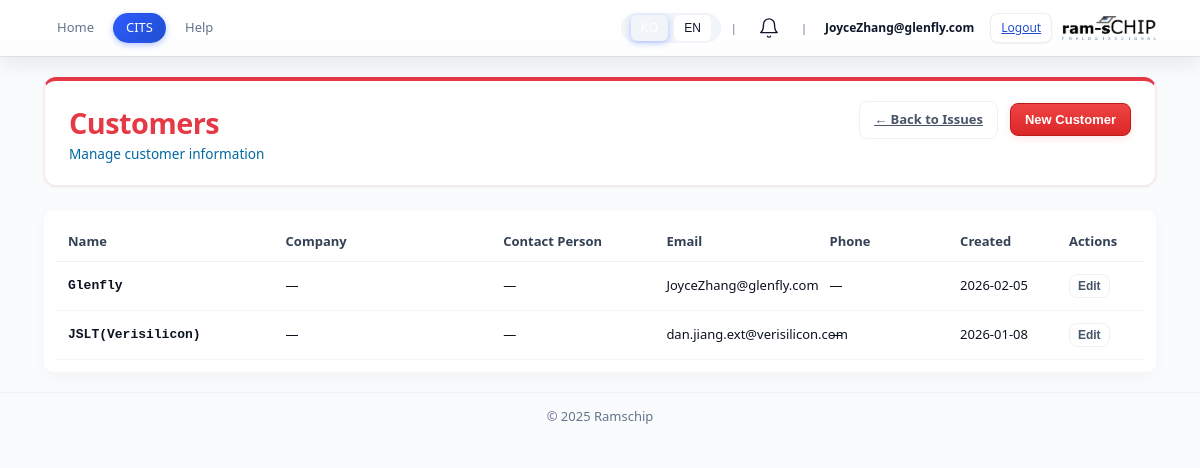
The page /cits/customers (signed in) on the database its author committed.
### modules/cits/models.py (models this page shows)
class Customer(Base):
    __tablename__ = "customers"
    id: Mapped[int] = mapped_column(primary_key=True)
    name: Mapped[str] = mapped_column(String(255), unique=True, index=True)
    company: Mapped[str] = mapped_column(String(255), nullable=True)
    email: Mapped[str] = mapped_column(String(255), nullable=True)
    notes: Mapped[str] = mapped_column(Text, nullable=True)
    is_active: Mapped[bool] = mapped_column(default=True)
    created_at: Mapped[datetime] = mapped_column(default=datetime.utcnow)
    updated_at: Mapped[datetime] = mapped_column(default=datetime.utcnow, onupdate=datetime.utcnow)

### modules/cits/routes/customer_issue.py (the view)
@router.get('/customers', response_class=HTMLResponse)
def customers_list(request: Request):
    auth_check = ensure_authenticated(request)
    if auth_check:
        return auth_check
    if templates is None:
        return HTMLResponse("<h1>Error: Templates not initialized</h1>")
    locale = get_locale(request)
    db = get_customer_db_sync()
    try:
        customers = db.query(Customer).filter(Customer.is_active == True).order_by(Customer.name).all()
        def t(key: str, *args, **kwargs):
            return i18n_t(key, locale, **kwargs)
        return templates.TemplateResponse("modules/cits/customers.html", {
            "request": request,
            "locale": locale,
            "t": t,
            "customers": customers,
        })
    finally:
        db.close()

### templates/modules/cits/customers.html (shortened to what this page needs)
{% extends "base.html" %}
{% block content %}
<main class="container cits-root">
  <div class="dashboard-header-section cits-header">
    <div class="dashboard-header-content">
      <div>
        <h1 class="dashboard-title">Customers</h1>
        <p class="dashboard-subtitle">Manage customer information</p>
      </div>
      <div class="header-actions">
        <a href="/cits" class="cits-btn ghost">← Back to Issues</a>
        <button class="cits-btn cits-btn-primary" onclick="openNewCustomerModal()">New Customer</button>
      </div>
    </div>
  </div>
  <div class="issues-table-wrapper">
    <table class="issues-table">
      <thead>
        <tr>
          <th style="width: 20%;">Name</th>
          <th style="width: 20%;">Company</th>
          <th style="width: 15%;">Contact Person</th>
          <th style="width: 15%;">Email</th>
          <th style="width: 12%;">Phone</th>
          <th style="width: 10%;">Created</th>
          <th style="width: 8%;">Actions</th>
        </tr>
      </thead>
      <tbody>
        {% if customers %}
          {% for customer in customers %}
          <tr>
            <td><strong>{{ customer.name }}</strong></td>
            <td>{{ customer.company or '—' }}</td>
            <td>{{ customer.contact_person or '—' }}</td>
            <td>{{ customer.email or '—' }}</td>
            <td>{{ customer.phone or '—' }}</td>
            <td>{{ customer.created_at.strftime('%Y-%m-%d') if customer.created_at else '—' }}</td>
            <td>
              <button class="cits-btn ghost" style="padding: 4px 8px; font-size: 12px;" onclick="editCustomer({{ customer.id }}, '{{ customer.name }}', '{{ customer.company or '' }}', '{{ customer.email or '' }}', '{{ customer.phone or '' }}', '{{ customer.contact_person or '' }}', '{{ customer.notes or '' }}')">Edit</button>
            </td>
          </tr>
          {% endfor %}
        {% else %}
          <tr><td colspan="7" style="text-align: center; padding: 40px;">No customers yet. <a href="#" onclick="openNewCustomerModal();return false;">Create one</a></td></tr>
        {% endif %}
      </tbody>
    </table>
  </div>
</main>
{% endblock %}

### templates/base.html (shortened to what this page needs)
<!doctype html>
<html lang="ko">
<head>
  <link rel="stylesheet" href="/static/shared.css" />
  <link rel="stylesheet" href="/static/main.css" />
  <link rel="stylesheet" href="/static/auth.css" />
  <link rel="stylesheet" href="/static/admin_dashboard.css" />
  {% set path = request.url.path %}
  {% if path.startswith('/rpmt') or path.startswith('/admin') %}
  <link rel="stylesheet" href="/static/modules/rpmt/rpmt.css?v=4" />
  {% elif path.startswith('/svit') %}
  <link rel="stylesheet" href="/static/modules/svit/svit.css" />
  {% elif path.startswith('/cits') %}
  <link rel="stylesheet" href="/static/modules/cits/cits.css" />
  {% elif path.startswith('/apqp') %}
  <link rel="stylesheet" href="/static/modules/apqp/apqp.css" />
  {% elif path.startswith('/spec-center') %}
  <link rel="stylesheet" href="/static/modules/spec_center/spec_center.css" />
  {% elif path.startswith('/product-info') %}
  <link rel="stylesheet" href="/static/modules/product_info/product_info.css" />
  {% endif %}
</head>
<body class="bg">
  <header class="app-header header">
    <div class="header-inner">
      <div class="header-left">
        {% if path.startswith('/rpmt') or path.startswith('/admin') or path.startswith('/svit') or path.startswith('/main') or path.startswith('/admin-dashboard') or path.startswith('/apqp') or path.startswith('/spec-center') or path.startswith('/cits') or path.startswith('/profile') or path.startswith('/product-info') %}
        <nav class="nav-links">
          <a href="/" class="nav-link {% if path == '/' %}active{% endif %}">{{ t("common.home") }}</a>
          {% if path.startswith('/rpmt') or path.startswith('/admin') %}
          <a href="/rpmt" class="nav-link {% if path.startswith('/rpmt') or path.startswith('/admin') %}active{% endif %}">{{ t("nav.rpmt") }}</a>
          <a href="/rpmt/weekly" class="nav-link {% if path.startswith('/rpmt/weekly') %}active{% endif %}">{{ t("nav.weekly") }}</a>
          <a href="/rpmt/help" class="nav-link {% if path.startswith('/rpmt/help') %}active{% endif %}">{{ t("common.help") }}</a>
          {% if request.session.get("role") == "Admin" %}
          <a href="/rpmt/admin" class="nav-link {% if path.startswith('/rpmt/admin') or path.startswith('/admin') %}active{% endif %}">⚙️ {{ t("nav.admin", locale) }}</a>
          {% endif %}
          {% elif path.startswith('/apqp') %}
          <a href="/apqp" class="nav-link {% if path.startswith('/apqp') %}active{% endif %}">APQP</a>
          <a href="/apqp/help" class="nav-link {% if path.startswith('/apqp/help') %}active{% endif %}">{{ t("common.help") }}</a>
          {% elif path.startswith('/cits') %}
          <a href="/cits" class="nav-link {% if path.startswith('/cits') %}active{% endif %}">CITS</a>
          <a href="/cits/help" class="nav-link {% if path.startswith('/cits/help') %}active{% endif %}">{{ t("common.help") }}</a>
          {% elif path.startswith('/spec-center') %}
          <a href="/spec-center/" class="nav-link {% if path.startswith('/spec-center') %}active{% endif %}">{{ t("nav.spec_center", locale) }}</a>
          <a href="/spec-center/help" class="nav-link {% if path.startswith('/spec-center/help') %}active{% endif %}">{{ t("common.help") }}</a>
          {% elif path.startswith('/product-info') %}
          <a href="/product-info" class="nav-link {% if path.startswith('/product-info') %}active{% endif %}">{{ t("nav.product_info", locale) }}</a>
          {% elif path.startswith('/main') %}
          <a href="/main" class="nav-link {% if path == '/main' %}active{% endif %}">{{ t("nav.main") }}</a>
          {% if request.session.get("role") == "Admin" %}
          <a href="/main/admin" class="nav-link {% if path == '/main/admin' %}active{% endif %}">⚙️ {{ t("nav.admin", locale) }}</a>
          {% endif %}
          {% endif %}
        </nav>
        {% endif %}
      </div>
      <div class="header-right">
        <div class="lang-selector" role="group" aria-label="Language selector">
          <button onclick="setLanguage('ko')" aria-label="{{ t('common.lang_ko') }}" class="lang-btn {% if request.cookies.get('lang', 'ko') == 'ko' %}active{% endif %}">KO</button>
          <button onclick="setLanguage('en')" aria-label="{{ t('common.lang_en') }}" class="lang-btn {% if request.cookies.get('lang', 'ko') == 'en' %}active{% endif %}">EN</button>
        </div>
        {% if request.session.get("is_authenticated") %}
        <span class="divider">|</span>
        <div class="notification-container">
          <button class="notification-bell" id="notificationBell" aria-label="Notifications" title="{{ t('common.notifications', locale) }}">
            <svg xmlns="http://www.w3.org/2000/svg" viewBox="0 0 24 24" fill="none" stroke="currentColor" stroke-width="2" stroke-linecap="round" stroke-linejoin="round">
              <path d="M18 8A6 6 0 0 0 6 8c0 7-3 9-3 9h18s-3-2-3-9"></path>
              <path d="M13.73 21a2 2 0 0 1-3.46 0"></path>
            </svg>
          </button>
        </div>
        {% endif %}
        {% if request.session.get("is_authenticated") %}
        <span class="divider">|</span>
        <div class="user-info">
          <a href="/profile" class="user-id-link">{{ request.session.get("english_name") }}</a>
          <a href="/auth/logout" class="btn small ghost logout-link">{{ t("common.logout") }}</a>
        </div>
        {% elif request.url.path.startswith('/main') or request.url.path.startswith('/rpmt/admin') or request.url.path.startswith('/svit/admin') %}
        <span class="divider">|</span>
        <a href="/auth/logout" class="btn small ghost logout-link">{{ t("common.logout") }}</a>
        {% endif %}
        <a href="/" class="brand header-logo">
          <img src="/static/ramschip_logo.png" alt="Ramschip" class="logo" />
        </a>
      </div>
    </div>
  </header>
  {% block content %}{% endblock %}
  <footer class="app-footer">
    <div>© {{ now().year if now else 2025 }} Ramschip</div>
  </footer>
</body>
</html>

### static/main.css (style rules this page uses)
.btn { padding: 8px 12px; border: none; border-radius: 4px; font-size: 0.85rem; font-weight: 600; cursor: pointer; transition: all 0.2s ease; }

### static/modules/cits/cits.css (style rules this page uses)
.cits-root { --cits-accent: #e63946; --cits-text-primary: #0b1220; --cits-text-secondary: #475569; --cits-border: #eef2f6; --cits-bg-light: #f8fafb; }
.cits-root .btn, .cits-btn { display: inline-flex; align-items: center; gap: 8px; padding: 8px 14px; border-radius: 8px; border: none; cursor: pointer; font-weight: 600; font-size: 13px; transition: all 0.2s ease; }
.cits-root .btn-primary, .cits-btn-primary { background: linear-gradient(135deg, #ef4444 0%, #dc2626 100%); color: white; box-shadow: 0 2px 8px rgba(239, 68, 68, 0.15); }
.cits-root .btn-ghost, .cits-btn.ghost { background: transparent; border: 1px solid rgba(0, 0, 0, 0.06); color: var(--cits-text-secondary); }
.cits-root .dashboard-header-section { background: #ffffff; color: var(--cits-accent); border-top: 4px solid var(--cits-accent); }
.cits-header { background: linear-gradient(135deg, rgba(230, 57, 70, 0.06) 0%, rgba(230, 57, 70, 0.02) 100%); border: 1px solid rgba(230, 57, 70, 0.12); }
.cits-header .dashboard-title { color: var(--cits-accent); font-weight: 800; }
.cits-header .header-actions { display: flex; gap: 12px; align-items: center; justify-content: flex-end; }
.cits-root .issues-table-wrapper { margin-top: 18px; background: #fff; border-radius: 10px; padding: 12px; box-shadow: 0 6px 18px rgba(6, 22, 33, 0.03); position: relative; overflow: auto; }
.cits-root .issues-table { width: 100%; border-collapse: collapse; font-size: 13px; table-layout: fixed; min-width: 900px; }
.cits-root .issues-table thead th { text-align: left; padding: 10px 12px; color: #334155; font-weight: 700; border-bottom: 1px solid var(--cits-border); }
.cits-root .issues-table tbody td { padding: 12px; border-bottom: 1px solid #f3f6f8; color: var(--cits-text-primary); vertical-align: middle; }
.cits-root .issues-table td:first-child { font-family: monospace; color: var(--cits-text-primary); font-weight: 700; }
.cits-btn.cits-btn-primary { background: linear-gradient(180deg, #ef4444 0%, #dc2626 100%); border: 1px solid #b91c1c; }

### rows shown on the page
Customer: session.get "JoyceZhang@glenfly.com", name "Glenfly", company "—", contact_person "—", email "JoyceZhang@glenfly.com", phone "—", created_at "2026-02-05"
Customer: name "JSLT(Verisilicon)", company "—", contact_person "—", email "dan.jiang.ext@verisilicon.com", phone "—", created_at "2026-01-08"

### other values the page prints
{{ t("common.home") }} "Home"
{{ t("common.help") }} "Help"
{{ t("common.logout") }} "Logout"
